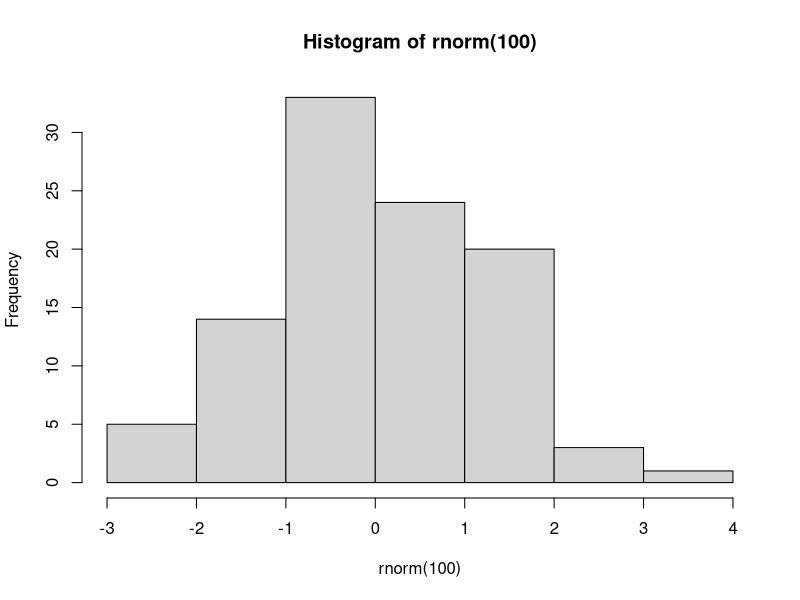

The R script that drew this image:
## ---- chunk 1
#THIS MUST BE R CODE
print("this will work")

hist(rnorm(100))
